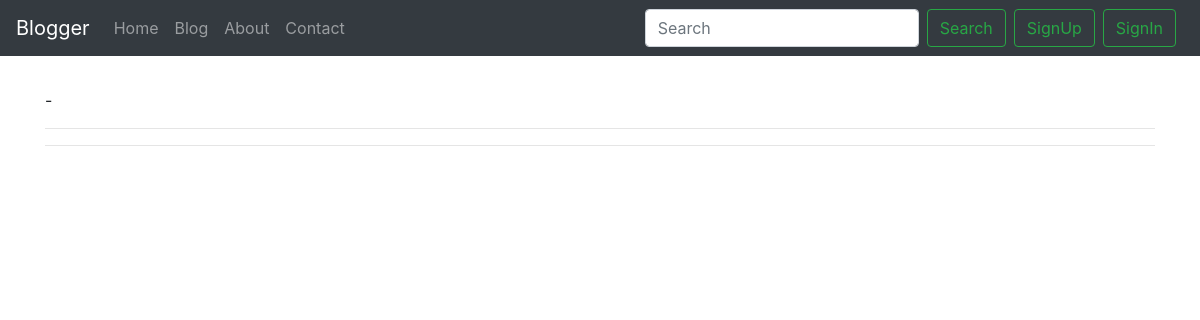
Before: /blog/Anonymous/ with the older database file.
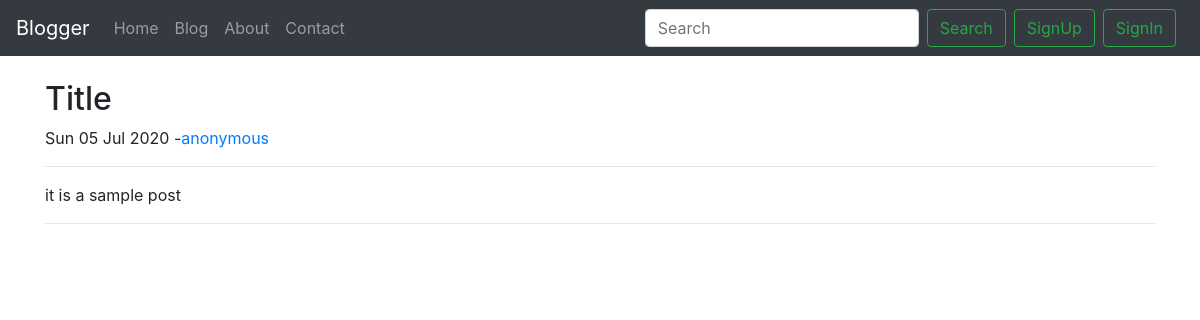
After: the same page with the newer database file.
### blog/models.py (models this page shows)
class Post(models.Model):
    sno = models.AutoField(primary_key=True)
    title = models.CharField(max_length=250)
    content = models.TextField()
    author = models.CharField(max_length=20)
    slug = models.CharField(max_length=130, default='Anonymous')
    timeStamp = models.DateTimeField(blank=True)
    def __str__(self):
        return 'by: '+self.author

### blog/views.py (the view)
# urls.py: path('<str:slug>/', views.blogPost, name="blogPost"),
def blogPost(request, slug):
    post = Post.objects.filter(slug=slug).first()
    print(post)
    context = {'post': post}
    return render(request, 'blog/blogPost.html', context)

### templates/blog/blogPost.html (shortened to what this page needs)
{% extends 'base.html'%}
{% block body %}
<div class="container">
    <div class="row my-4">
        <div class="col blog-main">
          <div class="blog-post">
            <h2 class="blog-post-title">{{post.title}}</h2>
            <p class="blog-post-meta">{{post.timeStamp|date:"D d M Y"}} -<a href="/about">{{post.author}}</a></p>
            <hr>
            <p>{{post.content}}</p>
            <hr>
          </div>
        </div>
    </div>
</div>
{% endblock body %}

Changed rows visible on the page:
added Post: title "Title", timeStamp "Sun 05 Jul 2020", author "anonymous", content "it is a sample post"
